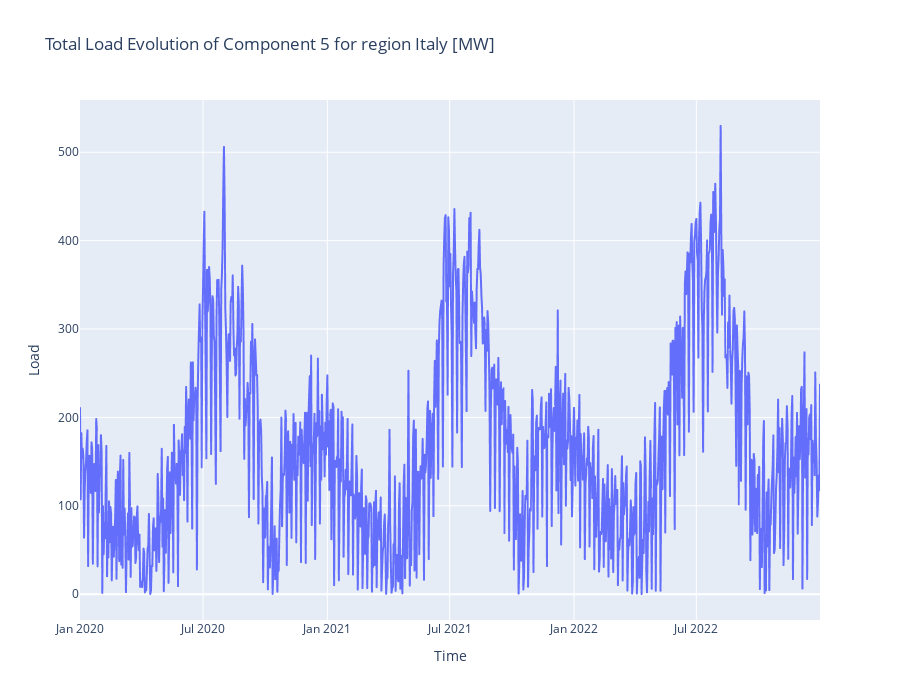

Notebook code for this chart:
### Markdown cell above
# Analysis

### Code cell
component = 'Component 5'
region = 'Italy'
df_plot = day_df[day_df.region == region]

fig = px.line(
    df_plot,
    x = 'date',
    y = component,
    title = f'Total Load Evolution of {component} for region {region} [MW]',
    height = 700,
    hover_data={'date': '|%B %d, %Y', component: True, 'daytype': True}
)

fig.update_xaxes(title_text='Time')
fig.update_yaxes(title_text='Load')
fig.show()

### Figure 1 — Plotly figure (JSON) as saved in the notebook; plotly's stock layout.template omitted (floating-point values rounded to 4 significant figures; data arrays with more than 128 entries replaced by an {"elided": "..."} marker saying what was removed)
{"data": [{"customdata": {"elided": "1096x1 str values"}, "hovertemplate": "date=%{x|%B %d, %Y}<br>Component 5=%{y}<br>daytype=%{customdata[0]}<extra></extra>", "legendgroup": "", "line": {"color": "#636efa", "dash": "solid"}, "marker": {"symbol": "circle"}, "mode": "lines", "name": "", "showlegend": false, "type": "scattergl", "x": {"elided": "1096 str values"}, "xaxis": "x", "y": {"elided": "1096 float values"}, "yaxis": "y"}], "layout": {"height": 700, "legend": {"tracegroupgap": 0}, "title": {"text": "Total Load Evolution of Component 5 for region Italy [MW]"}, "xaxis": {"anchor": "y", "domain": [0, 1], "title": {"text": "Time"}}, "yaxis": {"anchor": "x", "domain": [0, 1], "title": {"text": "Load"}}}}
